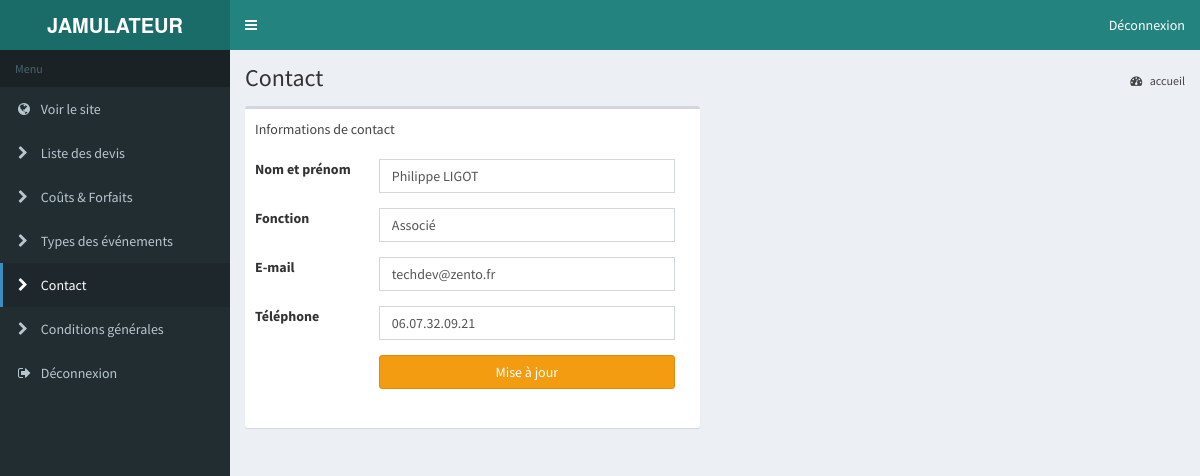
Screenshot of /admin/contact.php (signed in) with the database file from the repository.
### tables this page shows
CREATE TABLE `representant` (
  `idRep` int(11) NOT NULL AUTO_INCREMENT,
  `name` varchar(300) NOT NULL,
  `function` varchar(300) NOT NULL,
  `email` varchar(300) NOT NULL,
  `tel` varchar(300) NOT NULL,
  PRIMARY KEY (`idRep`)
);

### admin/contact.php (the view, shortened to what this page needs)
<?php session_start(); if(!isset($_SESSION['admin'])) header("location:index.php");
$db = db_connect();
?>
<html>
  <head>
    <link rel="stylesheet" href="bootstrap/css/bootstrap.min.css">
    <link rel="stylesheet" href="https://maxcdn.bootstrapcdn.com/font-awesome/4.4.0/css/font-awesome.min.css">
    <link rel="stylesheet" href="https://code.ionicframework.com/ionicons/2.0.1/css/ionicons.min.css">
    <link rel="stylesheet" href="dist/css/AdminLTE.min.css">
    <link rel="stylesheet" href="dist/css/skins/_all-skins.min.css">
  </head>
  <body class="hold-transition skin-blue sidebar-mini">
    <div class="wrapper">
      <header class="main-header">
        <a href="./home.php" class="logo">
          <span class="logo-lg"><b>JAMULATEUR</b></span>
        </a>
        <nav class="navbar navbar-static-top" role="navigation">
          <a href="#" class="sidebar-toggle" data-toggle="offcanvas" role="button">
          </a>
          <div class="navbar-custom-menu">
            <ul class="nav navbar-nav">
              <li class="dropdown user user-menu">
                <a href="logout.php" class="">
                  <span class="hidden-xs">Déconnexion</span>
                </a>
              </li>
            </ul>
          </div>
        </nav>
      </header>
      <aside class="main-sidebar">
        <section class="sidebar">
         <?php include 'menu.php'; ?>
        </section>
      </aside>
      <div class="content-wrapper">
        <section class="content-header">
          <h1>
            Contact
          </h1>
          <ol class="breadcrumb">
            <li><a href="./"><i class="fa fa-dashboard"></i> accueil</a></li>
          </ol>
        </section>
        <section class="content">
          <div class="row">
          <?php
            $query = $db->query("SELECT * FROM representant");
            $contact = $query->fetchAll(PDO::FETCH_ASSOC)[0];
          ?>
          <div class="col-sm-12 col-md-6">
              <div class="box">
                <div class="box-header">Informations de contact</div>
                <div class="box-body table-responsive ">
                   <form method="post" action="" class="form-horizontal  col-sm-12"">
                      <div class="form-group">
                        <label class="col-sm-3 no-padding">Nom et prénom</label>
                        <div class="col-sm-9">
                          <input type="text" class="form-control" name="name" placeholder="" value="<?= $contact['name'] ?>" required>
                        </div>
                      </div>
                      <div class="form-group">
                        <label class="col-sm-3 no-padding">Fonction</label>
                        <div class="col-sm-9">
                          <input type="text" class="form-control" name="function" placeholder="" value="<?= $contact['function'] ?>" required>
                        </div>
                      </div>
                      <div class="form-group">
                        <label class="col-sm-3 no-padding">E-mail</label>
                        <div class="col-sm-9">
                          <input type="text" class="form-control" name="email" placeholder="" value="<?= $contact['email'] ?>" required>
                        </div>
                      </div>
                      <div class="form-group">
                        <label class="col-sm-3 no-padding">Téléphone</label>
                        <div class="col-sm-9">
                          <input type="text" class="form-control" name="tel" placeholder="" value="<?= $contact['tel'] ?>" required>
                        </div>
                      </div>
                      <div class="form-group">
                        <label class="col-sm-3"></label>
                        <div class="col-sm-9">
                          <button class="btn btn-block btn-warning">Mise à jour</button>
                        </div>
                      </div>
                  </form>
                </div>
              </div>
            </div>
          </div>
        </section>
      </div>
    </div>
  </body>
</html>

### rows the page displays
representant: name "Philippe LIGOT", function "Associé", email "techdev@zento.fr", tel "06.07.32.09.21"
